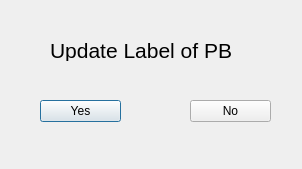
<?xml version="1.0" encoding="UTF-8"?>
<ui version="4.0">
 <class>UpdateLabelAsking</class>
 <widget class="QDialog" name="UpdateLabelAsking">
  <property name="geometry">
   <rect>
    <x>0</x>
    <y>0</y>
    <width>302</width>
    <height>169</height>
   </rect>
  </property>
  <property name="windowTitle">
   <string>Dialog</string>
  </property>
  <widget class="QLabel" name="label">
   <property name="geometry">
    <rect>
     <x>50</x>
     <y>40</y>
     <width>211</width>
     <height>21</height>
    </rect>
   </property>
   <property name="font">
    <font>
     <pointsize>16</pointsize>
    </font>
   </property>
   <property name="text">
    <string>Update Label of PB</string>
   </property>
  </widget>
  <widget class="QPushButton" name="pushButton">
   <property name="geometry">
    <rect>
     <x>40</x>
     <y>100</y>
     <width>81</width>
     <height>22</height>
    </rect>
   </property>
   <property name="text">
    <string>Yes</string>
   </property>
  </widget>
  <widget class="QPushButton" name="pushButton_2">
   <property name="geometry">
    <rect>
     <x>190</x>
     <y>100</y>
     <width>81</width>
     <height>22</height>
    </rect>
   </property>
   <property name="text">
    <string>No</string>
   </property>
  </widget>
 </widget>
 <resources/>
 <connections/>
</ui>
